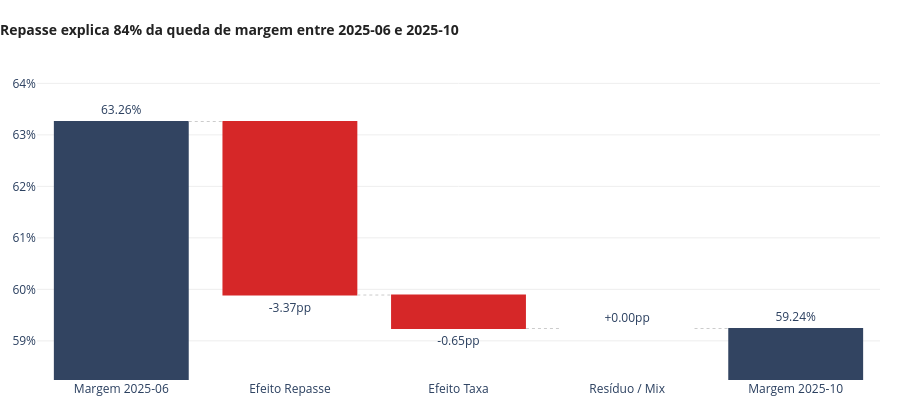

The notebook cell this image was saved under:
### Markdown cell above
### 8. Decomposição da Diferença de Margem (Waterfall Chart)

Este bloco calcula a diferença de margem entre o melhor e o pior mês e decompõe essa diferença em fatores como repasse, taxa e um resíduo/mix, visualizando essa decomposição através de um gráfico de cascata (Waterfall Chart).

### Code cell
melhor = df_table.loc[df_table["margem"].idxmax()]
pior   = df_table.loc[df_table["margem"].idxmin()]

print(f"Melhor: {melhor['year_month']} → {melhor['margem']:.2f}%")
print(f"Pior:   {pior['year_month']}  → {pior['margem']:.2f}%")

delta_total   = pior["margem"]   - melhor["margem"]        # negativo
delta_repasse = -(pior["pct_repasse"] - melhor["pct_repasse"])  # repasse maior → margem menor
delta_taxa    = -(pior["pct_taxa"]    - melhor["pct_taxa"])
delta_residuo = delta_total - delta_repasse - delta_taxa

# Efeito ticket (proxy de mix): variação no ticket médio normalizada
delta_ticket  = pior["ticket"] - melhor["ticket"]

steps = {
    f"Margem {melhor['year_month']}": melhor["margem"],
    "Efeito Repasse":                 delta_repasse,
    "Efeito Taxa":                    delta_taxa,
    "Resíduo / Mix":                  delta_residuo,
    f"Margem {pior['year_month']}":   pior["margem"],
}

labels  = list(steps.keys())
values  = list(steps.values())

# Montar base acumulada para waterfall
base = [0] * len(labels)
acc  = melhor["margem"]
for i in range(1, len(labels) - 1):
    base[i] = acc
    acc += values[i]
base[-1] = 0  # último é absoluto (measure = "total")

measures = ["absolute"] + ["relative"] * (len(labels) - 2) + ["absolute"]

cores_relativas = [
    "#2CA02C" if v >= 0 else "#D62728"
    for v in values[1:-1]
]

measures = ["absolute"] + ["relative"] * (len(labels) - 2) + ["absolute"]

fig = go.Figure(go.Waterfall(
    orientation="v",
    measure=measures,
    x=labels,
    y=values,
    textposition="outside",
    text=[f"{v:+.2f}pp" if i not in (0, len(values)-1) else f"{v:.2f}%" for i, v in enumerate(values)],
    connector=dict(line=dict(color="#CCCCCC", width=1, dash="dot")),
    increasing=dict(marker=dict(color="#2CA02C")),
    decreasing=dict(marker=dict(color="#D62728")),
    totals=dict(marker=dict(color="#324461")),
))

fig.update_layout(
    title=dict(
        text=f"<b>Repasse explica {abs(delta_repasse/delta_total*100):.0f}% da queda de margem entre {melhor['year_month']} e {pior['year_month']}</b>",
        font=dict(size=14, color="#222222"),
        x=0, xanchor="left",
    ),
    yaxis=dict(
        ticksuffix="%",
        showgrid=True,
        gridcolor="#EEEEEE",
        range=[pior["margem"] - 1, melhor["margem"] + 1],
    ),
    xaxis=dict(showgrid=False),
    plot_bgcolor="white",
    paper_bgcolor="white",
    showlegend=False,
    margin=dict(l=20, r=20, t=70, b=40),
    height=420,
)

fig.show(config={"displayModeBar": False})

print(f"{delta_repasse}")
print(f"{delta_total}")
print(round(delta_repasse / delta_total * 100))

### Figure 1 — Plotly figure (JSON) as saved in the notebook; plotly's stock layout.template omitted (floating-point values rounded to 4 significant figures)
{"data": [{"connector": {"line": {"color": "#CCCCCC", "dash": "dot", "width": 1}}, "decreasing": {"marker": {"color": "#D62728"}}, "increasing": {"marker": {"color": "#2CA02C"}}, "measure": ["absolute", "relative", "relative", "relative", "absolute"], "orientation": "v", "text": ["63.26%", "-3.37pp", "-0.65pp", "+0.00pp", "59.24%"], "textposition": "outside", "totals": {"marker": {"color": "#324461"}}, "type": "waterfall", "x": ["Margem 2025-06", "Efeito Repasse", "Efeito Taxa", "Resíduo / Mix", "Margem 2025-10"], "y": [63.26, -3.37, -0.65, 8.66e-15, 59.24]}], "layout": {"height": 420, "margin": {"b": 40, "l": 20, "r": 20, "t": 70}, "paper_bgcolor": "white", "plot_bgcolor": "white", "showlegend": false, "title": {"font": {"color": "#222222", "size": 14}, "text": "<b>Repasse explica 84% da queda de margem entre 2025-06 e 2025-10</b>", "x": 0, "xanchor": "left"}, "xaxis": {"showgrid": false}, "yaxis": {"gridcolor": "#EEEEEE", "range": [58.24, 64.26], "showgrid": true, "ticksuffix": "%"}}}
